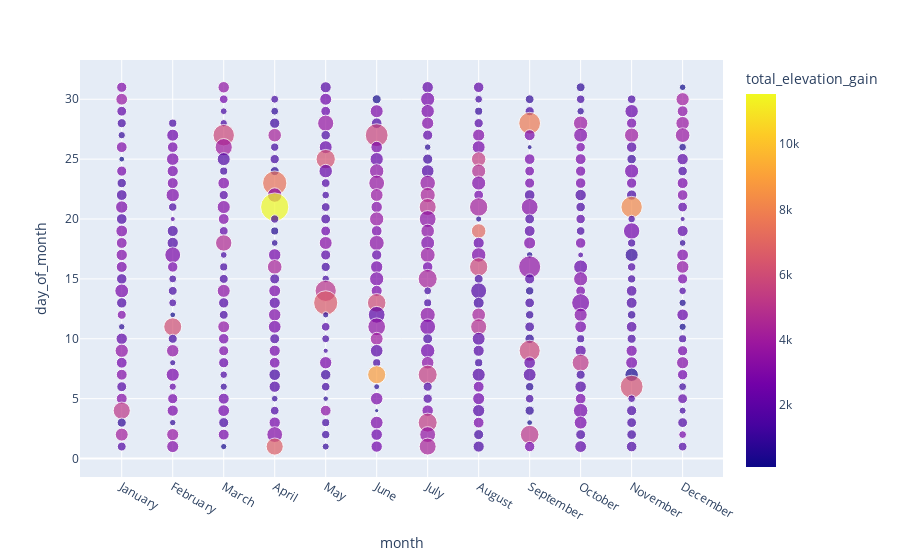

Source (notebook cell):
### Code cell
scatter = px.scatter(df.loc[~df['type'].isin(omit_types)].sort_values(by=['day_of_month', 'month', 'total_elevation_gain'], ascending=False).drop_duplicates(subset=['day_of_month', 'month'])[['month', 'day_of_month', 'year', 'name', 'type', 'hours', 'total_elevation_gain']], 
                 x='month', 
                 y='day_of_month', 
                 color='total_elevation_gain', 
                 size='hours',
                 custom_data=['year', 'name', 'total_elevation_gain', 'type'],
                 category_orders={"month": ["January", "February", "March", "April", "May", "June", "July", "August", "September", "October", "November", "December"]})

scatter.update_traces(
    hovertemplate="<br>".join([
        "Name: %{customdata[1]}",
        "Type: %{customdata[3]}",
        "Date: %{x} %{y}, %{customdata[0]}",
        #"Month: %{x}",
        #"Day: %{y}",
        #"Year: %{customdata[0]}",
        "Elevation: %{customdata[2]}",
    ])
)

scatter.show()

### Figure 1 — Plotly figure (JSON) as saved in the notebook; plotly's stock layout.template omitted (floating-point values rounded to 4 significant figures; data arrays with more than 128 entries replaced by an {"elided": "..."} marker saying what was removed)
{"data": [{"customdata": {"elided": "365x4 mixed values"}, "hovertemplate": "Name: %{customdata[1]}<br>Type: %{customdata[3]}<br>Date: %{x} %{y}, %{customdata[0]}<br>Elevation: %{customdata[2]}", "legendgroup": "", "marker": {"color": {"elided": "365 float values"}, "coloraxis": "coloraxis", "size": {"elided": "365 float values"}, "sizemode": "area", "sizeref": 0.03735, "symbol": "circle"}, "mode": "markers", "name": "", "orientation": "v", "showlegend": false, "type": "scatter", "x": {"elided": "365 str values"}, "xaxis": "x", "y": {"elided": "365 int values"}, "yaxis": "y"}], "layout": {"coloraxis": {"colorbar": {"title": {"text": "total_elevation_gain"}}, "colorscale": [[0, "#0d0887"], [0.1111, "#46039f"], [0.2222, "#7201a8"], [0.3333, "#9c179e"], [0.4444, "#bd3786"], [0.5556, "#d8576b"], [0.6667, "#ed7953"], [0.7778, "#fb9f3a"], [0.8889, "#fdca26"], [1, "#f0f921"]]}, "legend": {"itemsizing": "constant", "tracegroupgap": 0}, "margin": {"t": 60}, "xaxis": {"anchor": "y", "categoryarray": ["January", "February", "March", "April", "May", "June", "July", "August", "September", "October", "November", "December"], "categoryorder": "array", "domain": [0, 1], "title": {"text": "month"}}, "yaxis": {"anchor": "x", "domain": [0, 1], "title": {"text": "day_of_month"}}}}
